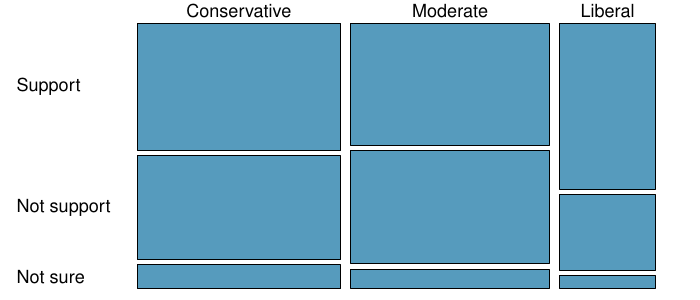

The R source for this figure:
# load openintro package for colors ---------------------------------
library(openintro)

# create data -------------------------------------------------------

ideology = c(rep("Conservative", 372), rep("Moderate", 363), rep("Liberal", 175))
ideology = factor(ideology, levels = c("Conservative", "Moderate", "Liberal"))
dream = c(rep("Support", 186), rep("Not support", 151), rep("Not sure", 35), 
          rep("Support", 174), rep("Not support", 161), rep("Not sure", 28),
          rep("Support", 114), rep("Not support", 52), rep("Not sure", 9)
)
dream = factor(dream, levels = c("Support", "Not support", "Not sure"))


# mosaicplot --------------------------------------------------------

pdf("dream_act_mosaic.pdf", 7, 3)
par(mar=c(0.5,0,0.25,0.5), las=1, mgp=c(4,1,0))

mosaicplot(ideology ~ dream, main = "", cex.axis = 1.1, 
           xlab = "", ylab = "", color = COL[1])

dev.off()